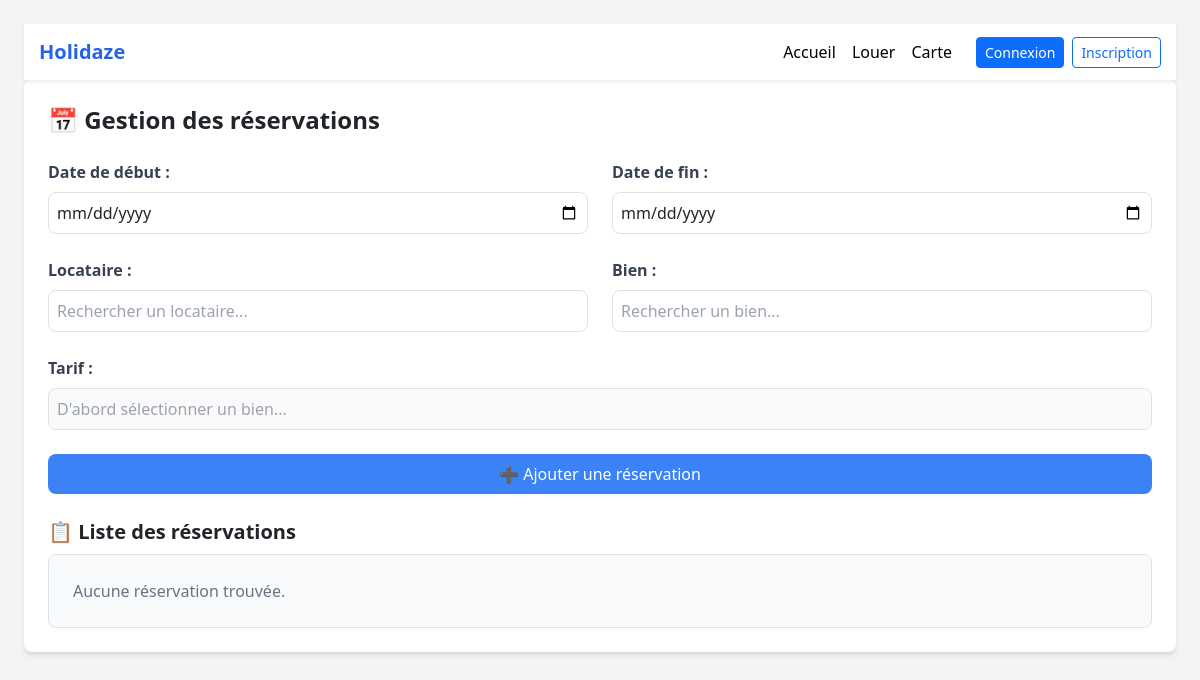
Before: /Pages/Réservations/reservation_form.php with the older database file.
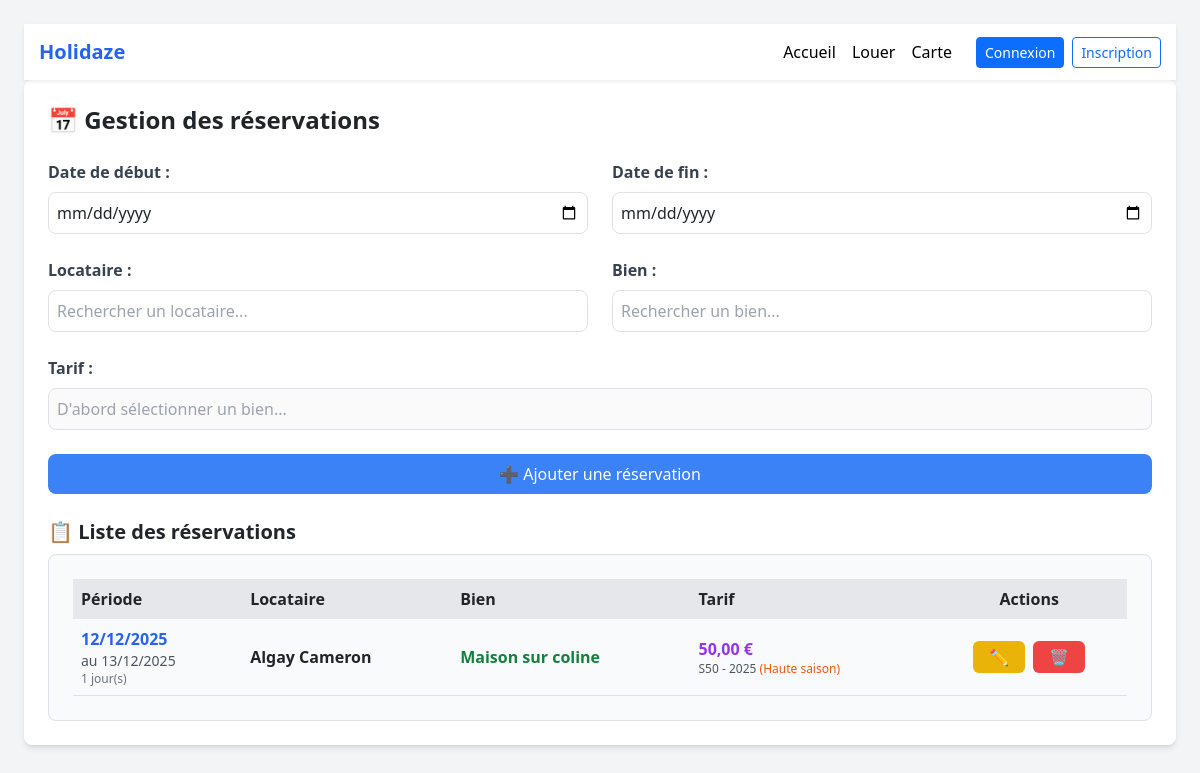
After: the same page with the newer database file.
### tables this page shows
CREATE TABLE `reservation` (
  `id_reservations` int NOT NULL,
  `date_debut` date NOT NULL,
  `date_fin` date NOT NULL,
  `id_locataire` int NOT NULL,
  `id_bien` int NOT NULL,
  `id_tarif` int NOT NULL
);

CREATE TABLE `locataire` (
  `id_locataire` int NOT NULL,
  `id_utilisateur` int DEFAULT NULL,
  `nom_locataire` varchar(50) NOT NULL,
  `prenom_locataire` varchar(50) NOT NULL,
  `dna_locataire` date NOT NULL,
  `email_locataire` varchar(50) NOT NULL,
  `rue_locataire` varchar(50) NOT NULL,
  `pass_locataire` varchar(50) NOT NULL,
  `tel_locataire` varchar(50) NOT NULL,
  `comp_locataire` varchar(50) NOT NULL,
  `id_commune` int NOT NULL,
  `raison_sociale` varchar(50) NOT NULL,
  `siret` varchar(50) NOT NULL
);

CREATE TABLE `bien` (
  `id_bien` int NOT NULL,
  `nom_bien` varchar(50) NOT NULL,
  `rue_bien` varchar(50) NOT NULL,
  `cp_bien` varchar(10) NOT NULL DEFAULT '',
  `latitude_bien` decimal(10,8) DEFAULT NULL,
  `longitude_bien` decimal(10,8) DEFAULT NULL,
  `com_bien` varchar(50) NOT NULL,
  `superficie_bien` varchar(50) NOT NULL,
  `description_bien` varchar(50) NOT NULL,
  `animaux_bien` varchar(50) NOT NULL,
  `nb_couchage` varchar(50) NOT NULL,
  `id_commune` int NOT NULL,
  `id_typebien` int NOT NULL,
  `id_utilisateur_proprietaire` int DEFAULT NULL,
  `valide` tinyint(1) DEFAULT '0'
);

CREATE TABLE `tarif` (
  `id_tarif` int NOT NULL,
  `semaine_tarif` varchar(50) NOT NULL,
  `annee_tarif` varchar(50) NOT NULL,
  `tarif` varchar(50) NOT NULL,
  `id_bien` int NOT NULL,
  `id_saison` int NOT NULL
);

CREATE TABLE `saison` (
  `id_saison` int NOT NULL,
  `libelle_saison` varchar(50) NOT NULL
);

### Pages/Réservations/reservation_class.php (called while the page is built, shortened)
<?php
class ReservationsController {
    private $pdo;
    public function __construct($pdo) {
        $this->pdo = $pdo;
    }
    public function getAllReservations() {
        $sql = "SELECT
                    r.*,
                    b.nom_bien,
                    l.nom_locataire,
                    l.prenom_locataire,
                    t.tarif,
                    t.semaine_tarif,
                    t.annee_tarif,
                    s.libelle_saison
                FROM reservation r
                LEFT JOIN bien b ON r.id_bien = b.id_bien
                LEFT JOIN locataire l ON r.id_locataire = l.id_locataire
                LEFT JOIN tarif t ON r.id_tarif = t.id_tarif
                LEFT JOIN saison s ON t.id_saison = s.id_saison
                ORDER BY r.date_debut DESC";
        $stmt = $this->pdo->query($sql);
        return $stmt->fetchAll(PDO::FETCH_ASSOC);
    }
}
?>

### Pages/Réservations/reservation_form.php (the view, shortened to what the changed rows need)
<?php
include '../header.php';
require_once '../../include/db.php';
require_once 'reservation_class.php';
$controller = new ReservationsController($pdo);
$reservations = $controller->getAllReservations();
?>
<!DOCTYPE html>
<html lang="fr">
<head>
<script src="https://cdn.tailwindcss.com"></script>
</head>
<body class="bg-gray-100 p-6">
<div class="max-w-6xl mx-auto bg-white shadow-md rounded-lg p-6">
    <h1 class="text-2xl font-bold mb-4">📅 Gestion des réservations</h1>
    <h2 class="text-xl font-semibold mt-6 mb-2">📋 Liste des réservations</h2>
    <div class="border rounded-lg p-4 bg-gray-50 overflow-x-auto">
        <?php if ($reservations): ?>
            <table class="w-full">
                <thead class="bg-gray-200">
                    <tr>
                        <th class="p-2 text-left">Période</th>
                        <th class="p-2 text-left">Locataire</th>
                        <th class="p-2 text-left">Bien</th>
                        <th class="p-2 text-left">Tarif</th>
                        <th class="p-2 text-center">Actions</th>
                    </tr>
                </thead>
                <tbody>
                    <?php foreach ($reservations as $r): ?>
                        <tr class="border-b hover:bg-gray-100">
                            <td class="p-2">
                                <div class="font-semibold text-blue-600">
                                    <?= date('d/m/Y', strtotime($r['date_debut'])) ?>
                                </div>
                                <div class="text-sm text-gray-600">
                                    au <?= date('d/m/Y', strtotime($r['date_fin'])) ?>
                                </div>
                                <div class="text-xs text-gray-500">
                                    <?php
                                    $debut = new DateTime($r['date_debut']);
                                    $fin = new DateTime($r['date_fin']);
                                    $diff = $debut->diff($fin);
                                    echo $diff->days . ' jour(s)';
                                    ?>
                                </div>
                            </td>
                            <td class="p-2">
                                <div class="font-semibold">
                                    <?= htmlspecialchars($r['nom_locataire'] . ' ' . $r['prenom_locataire']) ?>
                                </div>
                            </td>
                            <td class="p-2">
                                <div class="font-semibold text-green-700">
                                    <?= htmlspecialchars($r['nom_bien']) ?>
                                </div>
                            </td>
                            <td class="p-2">
                                <div class="font-semibold text-purple-600">
                                    <?= number_format($r['tarif'], 2, ',', ' ') ?> €
                                </div>
                                <div class="text-xs text-gray-600">
                                    S<?= htmlspecialchars($r['semaine_tarif']) ?> - <?= htmlspecialchars($r['annee_tarif']) ?>
                                    <?php if (!empty($r['libelle_saison'])): ?>
                                        <span class="text-orange-600">(<?= htmlspecialchars($r['libelle_saison']) ?>)</span>
                                    <?php endif; ?>
                                </div>
                            </td>
                            <td class="p-2 text-center">
                                <div class="flex gap-2 justify-center">
                                    <a href="reservation_form.php?edit=<?= $r['id_reservations'] ?>"
                                       class="bg-yellow-500 text-white px-3 py-1 rounded hover:bg-yellow-600">✏️</a>
                                    <a href="#" class="bg-red-500 text-white px-3 py-1 rounded hover:bg-red-600"
                                       onclick="if(confirm('Voulez-vous vraiment supprimer cette réservation ?')) {
                                           fetch('reservation_traitement.php', {
                                               method: 'POST',
                                               headers: {'Content-Type':'application/x-www-form-urlencoded'},
                                               body: 'action=delete&id_reservation=<?= $r['id_reservations'] ?>'
                                           }).then(()=> window.location='reservation_form.php');
                                       }">🗑️</a>
                                </div>
                            </td>
                        </tr>
                    <?php endforeach; ?>
                </tbody>
            </table>
        <?php else: ?>
            <p class="text-gray-500">Aucune réservation trouvée.</p>
        <?php endif; ?>
    </div>
</div>
</body>
</html>

Changed rows visible on the page:
added reservation: date_debut "12/12/2025", date_fin "13/12/2025", date_debut+date_fin "1", id_locataire.prenom_locataire "Algay Cameron", id_bien.nom_bien "Maison sur coline", id_tarif.tarif "50,00", id_tarif.semaine_tarif "50", id_tarif.annee_tarif "2025", saison.libelle_saison "Haute saison"
Other visible differences:
text no longer shown: "Aucune réservation trouvée."
text now shown: "Période Locataire Bien Tarif Actions"
